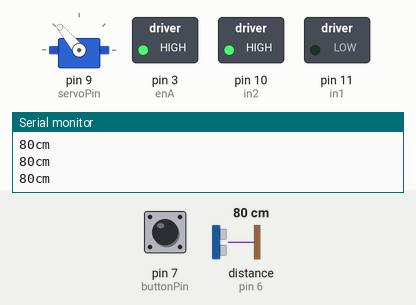
Simulated run of this sketch. Board: Arduino Uno, built with avr-gcc and run on an emulated ATmega328P. On the bench: servo, switched loads named in the sketch (green lamp = pin HIGH), the last lines printed to the serial monitor. Wiring (inferred from the names in the program): ultrasonic range finder: trigger pin 5; echo pin 6. The test bench sets the inputs (shaded band); at power-on: distance to the obstacle (sensor on pin 6) 80 cm, pin 7 (buttonPin) LOW. The echo pulse lasts 58.3 µs per cm; pins used as bus, display or sensor lines are not drawn.

Above: at 1.2 s.
1.3 s: distance to the obstacle (sensor on pin 6) set to 72 cm
At 2.8 s:
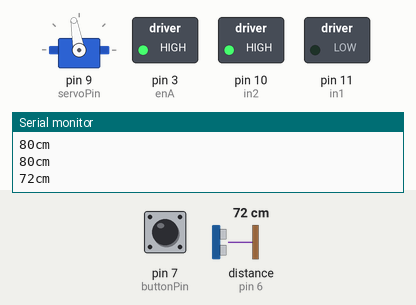
4.3 s: distance to the obstacle (sensor on pin 6) set to 120 cm
At 6.1 s:
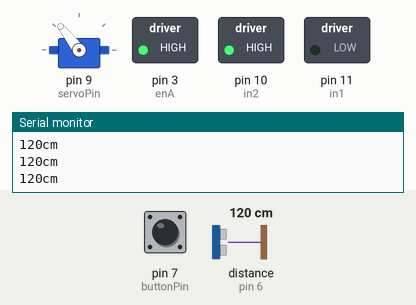
Timing chart, 0 to 7.6 s (numbered marks = the images above; inputs shaded):
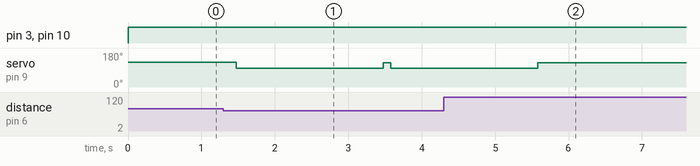

Measured:
- the behaviour switches between 76 and 75 cm on distance to the obstacle (sensor on pin 6) (found by bisection; images 0 and 1)
- after the input at 1.3 s, servo on pin 9 (servoPin): 130° → 100° after 0.17 s, → 128° 2.0 s later, → 100° 0.10 s later
- after the input at 4.3 s, servo on pin 9 (servoPin): goes on until 5.6 s, then stays 128°

The sketch:

backupprograrm.ino
```cpp
#include <Servo.h>
// Motor A connections
const int enA = 3;
const int in1 = 11;
const int in2 = 10;

const int servoPin = 9;
Servo turnServo;

const int buttonPin = 7;
int contact = 0;

const int pingPin = 5; // Trigger Pin of Ultrasonic Sensor
const int echoPin = 6; // Echo Pin of Ultrasonic Sensor
int laps = 0;

bool clockwise = false;

void setup() {
  Serial.begin(9600);
  pinMode(enA, OUTPUT);
  pinMode(in1, OUTPUT);
  pinMode(in2, OUTPUT);
  pinMode(buttonPin, INPUT);

  digitalWrite(in1, LOW);
  digitalWrite(in2, LOW);
  turnServo.attach(servoPin);
  turnServo.write(130);

}

void loop() {
   contact = digitalRead(buttonPin);
   if (contact == HIGH) { // Check if the button is pressed
    clockwise == true;  // Set the flag to start the loop
   }
   if(laps < 12){
   if(clockwise = true){
   analogWrite(enA, 255);
   digitalWrite(in1, LOW);
   digitalWrite(in2, HIGH);
   long duration, inches, cm;
   pinMode(pingPin, OUTPUT);
   digitalWrite(pingPin, LOW);
   delayMicroseconds(2);
   digitalWrite(pingPin, HIGH);
   delayMicroseconds(10);
   digitalWrite(pingPin, LOW);
   pinMode(echoPin, INPUT);
   duration = pulseIn(echoPin, HIGH);
   cm = microsecondsToCentimeters(duration);
   Serial.print(cm);
   Serial.print("cm");
   Serial.println();
   delay(100);
   if(cm <= 75){
   turnServo.write(100);
   delay(2000);
   turnServo.write(128);
   laps++;
   }
   }
   else{
   analogWrite(enA, 255);
   digitalWrite(in1, LOW);
   digitalWrite(in2, HIGH);
   long duration, inches, cm;
   pinMode(pingPin, OUTPUT);
   digitalWrite(pingPin, LOW);
   delayMicroseconds(2);
   digitalWrite(pingPin, HIGH);
   delayMicroseconds(10);
   digitalWrite(pingPin, LOW);
   pinMode(echoPin, INPUT);
   duration = pulseIn(echoPin, HIGH);
   cm = microsecondsToCentimeters(duration);
   Serial.print(cm);
   Serial.print("cm");
   Serial.println();
   delay(100);
   if(cm <= 70){
   turnServo.write(152);
   delay(2100);
   turnServo.write(128);
   laps++;
   }
   }
   }
   else if(laps == 12){
   digitalWrite(in1, LOW);
   digitalWrite(in2, LOW);
   analogWrite(enA, 0);
   }
}


long microsecondsToCentimeters(long microseconds) {
   return microseconds / 29 / 2;
}
```
